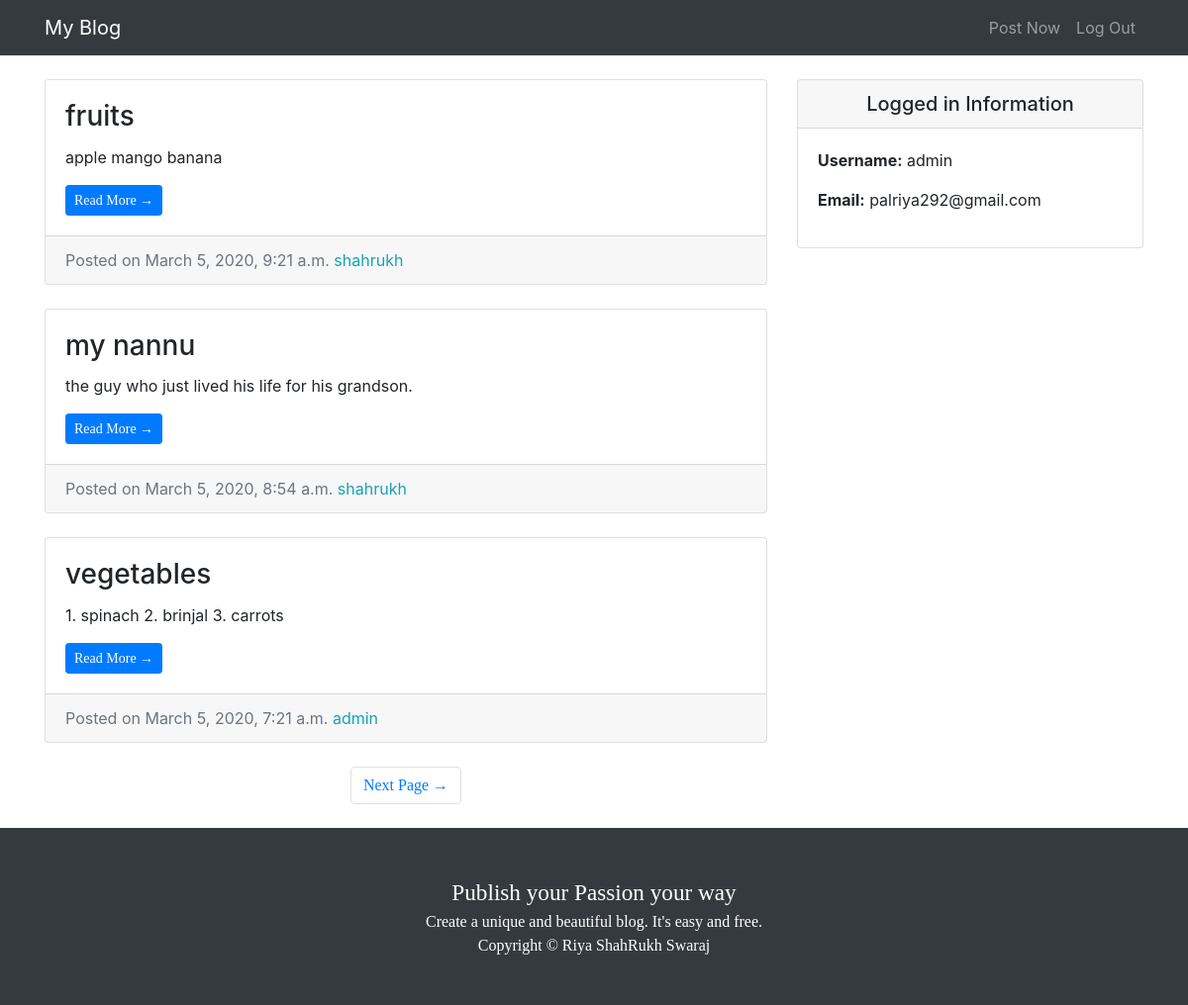
The app's page / (signed in) with its own data.
### entries/models.py (models this page shows, shortened)
class Entry(models.Model):
    entry_title = models.CharField(max_length=50)
    entry_text = models.TextField()
    entry_date = models.DateTimeField(auto_now_add=True)
    entry_author = models.ForeignKey(User, on_delete=models.CASCADE)
    class Meta:
        verbose_name_plural = "entries"

### entries/views.py (the view)
# urls.py: path('', HomeView.as_view(), name='blog-home'),
class HomeView(LoginRequiredMixin, ListView):
    model = Entry
    template_name = 'entries/index.html'
    context_object_name = "blog_entries"
    ordering = ['-entry_date']
    paginate_by = 3

### entries/templates/entries/index.html (shortened to what this page needs)
{% extends "entries/base.html" %}
{% block content %}
      <div class="col-md-8">
        {% for entry in blog_entries %}
        <div class="card mb-4 mt-4">
          <div class="card-body">
            <h3 class="card-title">{{ entry.entry_title }}</h3>
            <p class="card-text">{{ entry.entry_text|truncatechars:100 }}</p>
            <a href="{% url 'entry-detail' entry.pk %}" class="btn btn-primary btn-sm" style="font-family:comic sans ms">Read More &rarr;</a>
          </div>
          <div class="card-footer text-muted">
            Posted on {{ entry.entry_date }}
            <span class= "text-info mr-2">{{ entry.entry_author }}</span>
          </div>
        </div>
        {% endfor %}
        {% if is_paginated %}
        <ul class="pagination justify-content-center mb-4">
          {% if page_obj.has_next %}
          <li class="page-item">
            <a class="page-link" href="?page={{page_obj.next_page_number}}" style="font-family:comic sans ms">Next Page &rarr;</a>
          </li>
          {% endif %}
        </ul>
        {% endif %}
      </div>
{% endblock %}

### entries/templates/entries/base.html (shortened to what this page needs)
{% load static %}
<!DOCTYPE html>
<html lang="en">
<head>
  <link href="{% static 'entries/vendor/bootstrap/css/bootstrap.min.css' %}" rel="stylesheet">
  <link href="{% static 'entries/css/blog-home.css' %}" rel="stylesheet">
</head>
<body>
  <nav class="navbar navbar-expand-lg navbar-dark bg-dark fixed-top">
    <div class="container">
      <a class="navbar-brand" href="{% url 'blog-home' %}">My Blog</a>
      <div class="collapse navbar-collapse" id="navbarResponsive">
        <ul class="navbar-nav ml-auto">
          <li class="nav-item">
            <a class="nav-link" href="{% url 'create_entry' %}">Post Now</a>
          </li>
          <li class="nav-item">
            <a class="nav-link" href="{% url 'logout' %}">Log Out</a>
          </li>
        </ul>
      </div>
    </div>
  </nav>
  <div class="container">
    <div class="row">
      {% block content %} {% endblock %}
    <div class="col-md-4">
      <div class="card my-4">
          <h5 class="card-header text-center">Logged in Information</h5>
          <div class="card-body">
            <ul class="list-unstyled mb-0">
                <li>
                    <p> <strong>Username:</strong> {{user.username}} </p>
                </li>
                <li>
                    <p> <strong>Email:</strong> {{user.email}}</p>
                </li>
            </ul>
          </div>
        </div>
      </div>
    </div>
  </div>
  <footer class="py-5 bg-dark">
    <div class="container">
      <p class="m-0 text-center text-white" style="font-size:145%; font-family:optima;">Publish your Passion your way</p>
      <p class="m-0 text-center text-white" style="font-family:candara;">Create a unique and beautiful blog. It's easy and free.</p>
      <p class="m-0 text-center text-white" style="font-family:candara;">Copyright &copy; Riya ShahRukh Swaraj</p>
    </div>
  </footer>
</body>
</html>

### entries/static/entries/css/blog-home.css (style rules this page uses)
body { padding-top: 56px; }

### records on screen
Entry: entry_title "fruits", entry_text "apple mango banana", entry_date "March 5, 2020, 9:21 a.m.", entry_author "shahrukh"
Entry: entry_title "my nannu", entry_text "the guy who just lived his life for his grandson.", entry_date "March 5, 2020, 8:54 a.m.", entry_author "shahrukh"
Entry: entry_title "vegetables", entry_text "1. spinach 2. brinjal 3. carrots", entry_date "March 5, 2020, 7:21 a.m.", entry_author "admin"

### other values on screen
{{ user.username }} "admin"
{{ user.email }} "palriya292@gmail.com"
